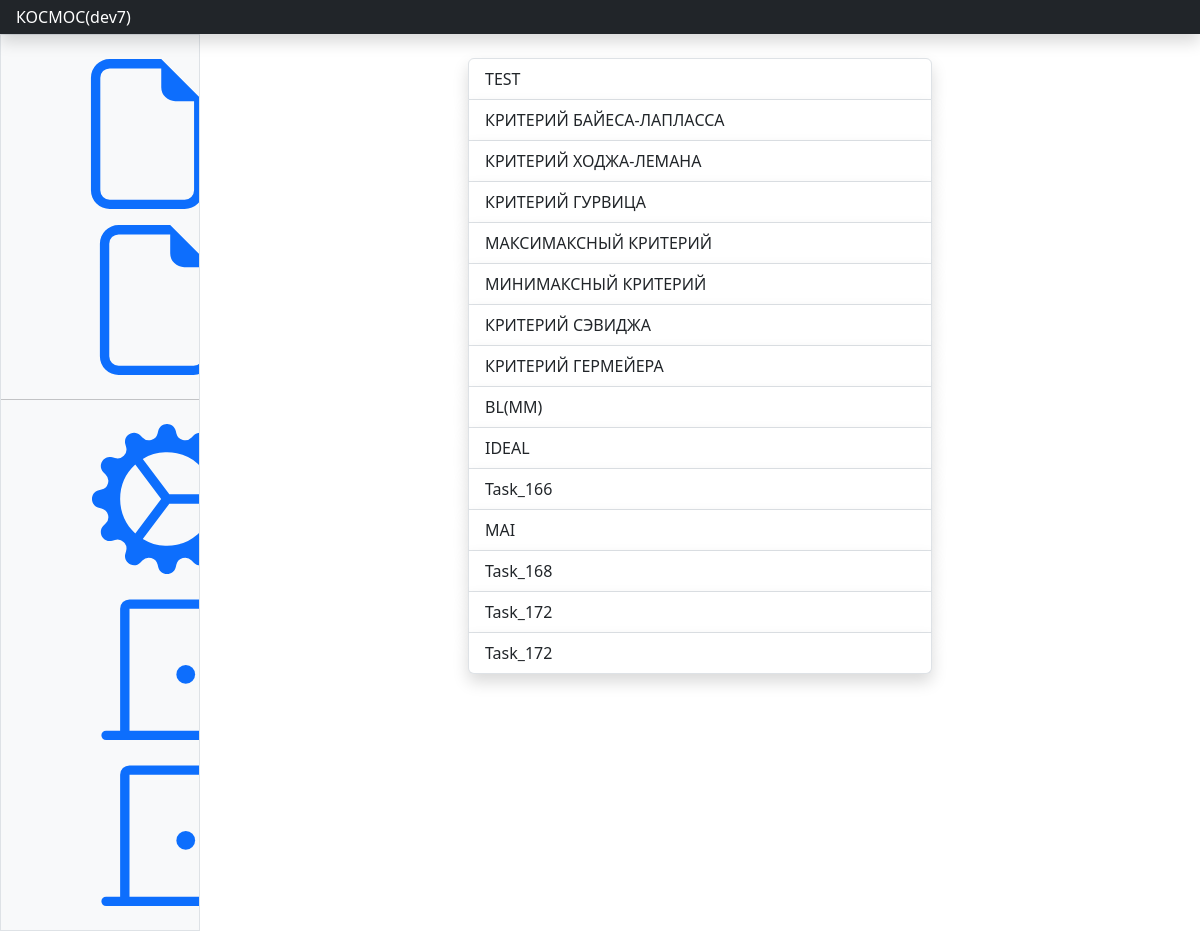
Screenshot of / (signed in) with the database file from the repository.
### products/models.py (models this page shows, shortened)
class Task(models.Model):
    user = models.ForeignKey(User, verbose_name='Пользователь', on_delete=models.PROTECT)
    name = models.CharField(max_length=150)
    result = models.JSONField(default=dict, blank=True)
    methods = models.ManyToManyField(Method)
    aux_params = models.JSONField(default=dict, blank=True)
    changed = models.BooleanField(default=False)
    enable_normalization = models.BooleanField(default=False)
    use_normalized = models.BooleanField(default=False)

### products/views.py (the view)
# urls.py: path('', tasks, name='list_tasks'),
def tasks(request):
    if not request.user.is_authenticated:
        return redirect('products:login_view')
    else:
        tasks = list()
        if request.user.is_active:
            if request.user.is_superuser:
                tasks = Task.objects.filter()
            else:
                tasks = Task.objects.filter(user=request.user)
        return render(request, "tasks/tasks.html", {'tasks': tasks})

### templates/tasks/tasks.html
{% extends "main.html" %}
{% block content %}
<div class="container-fluid">
    <div class="row justify-content-md-center">
        <div class="col-md-6">
            <div class="list-group ">
                {% for task in tasks %}
                <a href="{% url 'products:task' task.id %}" class="list-group-item list-group-item-action shadow">{{ task.name }}</a>
                {% endfor %}
            </div>
        </div>
    </div>
</div>
{% endblock content %}

### templates/main.html (shortened to what this page needs)
{% extends "base.html" %}
{% block main %}
<header class="navbar sticky-top bg-dark flex-md-nowrap p-0 shadow" data-bs-theme="dark">
    <a class="navbar-brand col-md-3 col-lg-2 me-0 px-3 fs-6 text-white" href="/">КОСМОС({{ user }})</a>
</header>
<div class="container-fluid">
    <div class="row">
        <div class="sidebar border border-right col-md-3 col-lg-2 p-0 bg-body-tertiary">
            <div class="offcanvas-md offcanvas-end bg-body-tertiary" tabindex="-1" id="sidebarMenu" aria-labelledby="sidebarMenuLabel">
                <div class="offcanvas-body d-md-flex flex-column p-0 pt-lg-3 overflow-y-auto">
                    <ul class="nav flex-column">
                        <li class="nav-item"><a class="nav-link d-flex align-items-center gap-2" href="{% url 'products:add_task' %}">      <svg class="bi"><use xlink:href="#file-earmark"></use></svg>Добавить задачу</a></li>
                        <li class="nav-item"><a class="nav-link d-flex align-items-center gap-2" href="{% url 'products:list_tasks' %}">    <svg class="bi"><use xlink:href="#file-earmark"></use></svg>Список задач</a></li>
                    </ul>
                    <hr class="my-3">
                    <ul class="nav flex-column mb-auto">
                        <li class="nav-item">
                            <a class="nav-link d-flex align-items-center gap-2" href="#">
                                <svg class="bi">
                                    <use xlink:href="#gear-wide-connected"></use>
                                </svg>
                            </a>
                        </li>
                        <li class="nav-item">
                            <a class="nav-link d-flex align-items-center gap-2" href="/logout/">
                                <svg class="bi">
                                    <use xlink:href="#door-closed"></use>
                                </svg>
                            </a>
                            <form action="{% url 'logout' %}" method="post">
                                <button type="submit" class="nav-link d-flex align-items-center gap-2"><svg class="bi">
                                    <use xlink:href="#door-closed"></use>
                                </svg>Выход</button>
                            </form>
                        </li>
                    </ul>
                </div>
            </div>
        </div>
        <main class="col-md-9 ms-sm-auto col-lg-10 px-md-4">
            <div class="my-4 w-100">
                <div class="row">
                    {% block content %}{% endblock %}
                </div>
            </div>
        </main>
    </div>
</div>
{% endblock main %}

### templates/base.html (shortened to what this page needs)
<html lang="en" data-bs-theme="">
<head>
    <link rel="stylesheet" href="https://cdn.jsdelivr.net/npm/@docsearch/css@3">
    <link href="https://getbootstrap.com/docs/5.3/dist/css/bootstrap.min.css" rel="stylesheet"
>
    <link href="https://cdn.jsdelivr.net/npm/bootstrap-icons@1.10.5/font/bootstrap-icons.min.css" rel="stylesheet">
    <link href="https://getbootstrap.com/docs/5.3/examples/dashboard/dashboard.css" rel="stylesheet">
</head>
<body>
{% block main %}{% endblock main%}
</body>
</html>

### templates/base.html (style rules this page uses)
.bi { vertical-align: -.125em; fill: currentColor; }

### rows the page displays
Task: name "TEST"
Task: name "КРИТЕРИЙ БАЙЕСА-ЛАПЛАССА"
Task: name "КРИТЕРИЙ ХОДЖА-ЛЕМАНА"
Task: name "КРИТЕРИЙ ГУРВИЦА"
Task: name "МАКСИМАКСНЫЙ КРИТЕРИЙ"
Task: name "МИНИМАКСНЫЙ КРИТЕРИЙ"
Task: name "КРИТЕРИЙ СЭВИДЖА"
Task: name "КРИТЕРИЙ ГЕРМЕЙЕРА"
Task: name "BL(MM)"
Task: name "IDEAL"
Task: name "Task_166"
Task: name "MAI"
Task: name "Task_168"
Task: name "Task_172"
Task: name "Task_172"

### other values shown
{{ user }} "dev7"
